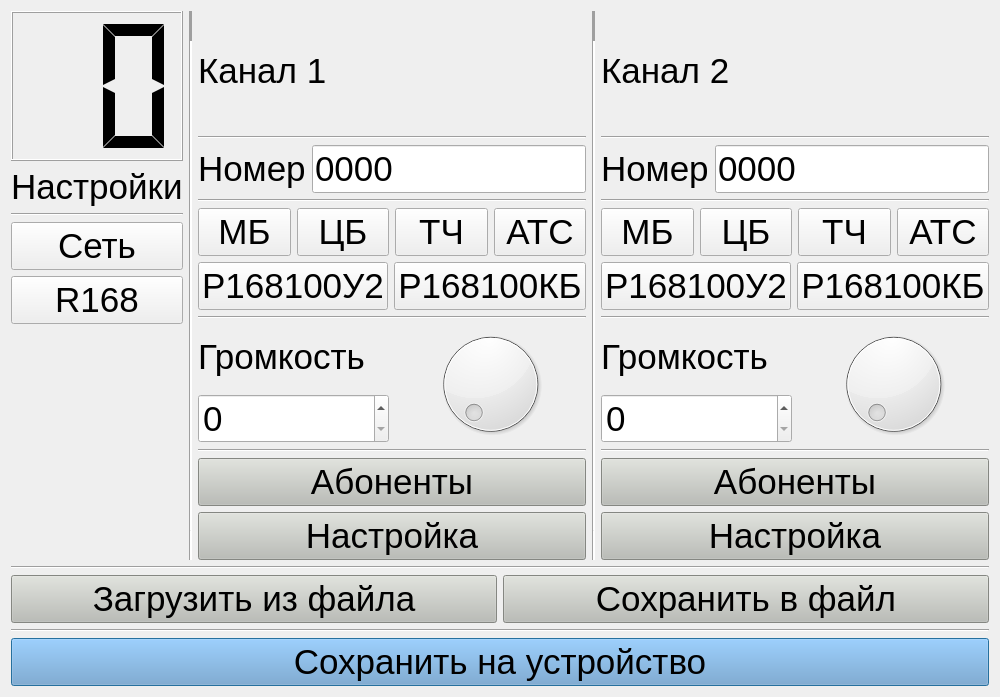
<?xml version="1.0" encoding="UTF-8"?>
<ui version="4.0">
 <class>MN921Cfg</class>
 <widget class="QDialog" name="MN921Cfg">
  <property name="geometry">
   <rect>
    <x>0</x>
    <y>0</y>
    <width>1000</width>
    <height>697</height>
   </rect>
  </property>
  <property name="minimumSize">
   <size>
    <width>1000</width>
    <height>600</height>
   </size>
  </property>
  <property name="maximumSize">
   <size>
    <width>1000</width>
    <height>768</height>
   </size>
  </property>
  <property name="windowTitle">
   <string>Dialog</string>
  </property>
  <layout class="QVBoxLayout" name="verticalLayout_11">
   <item>
    <layout class="QVBoxLayout" name="verticalLayout_4">
     <item>
      <layout class="QHBoxLayout" name="horizontalLayout">
       <property name="sizeConstraint">
        <enum>QLayout::SetFixedSize</enum>
       </property>
       <item>
        <layout class="QVBoxLayout" name="verticalLayout_2">
         <item>
          <widget class="QLCDNumber" name="posobj">
           <property name="minimumSize">
            <size>
             <width>0</width>
             <height>150</height>
            </size>
           </property>
           <property name="smallDecimalPoint">
            <bool>false</bool>
           </property>
           <property name="digitCount">
            <number>2</number>
           </property>
           <property name="segmentStyle">
            <enum>QLCDNumber::Flat</enum>
           </property>
           <property name="intValue" stdset="0">
            <number>0</number>
           </property>
          </widget>
         </item>
         <item>
          <widget class="QLabel" name="label">
           <property name="font">
            <font>
             <pointsize>26</pointsize>
            </font>
           </property>
           <property name="text">
            <string>Настройки</string>
           </property>
          </widget>
         </item>
         <item>
          <widget class="Line" name="line_11">
           <property name="orientation">
            <enum>Qt::Horizontal</enum>
           </property>
          </widget>
         </item>
         <item>
          <widget class="QPushButton" name="netsetting">
           <property name="font">
            <font>
             <pointsize>26</pointsize>
            </font>
           </property>
           <property name="text">
            <string>Сеть</string>
           </property>
           <property name="autoDefault">
            <bool>false</bool>
           </property>
          </widget>
         </item>
         <item>
          <widget class="QPushButton" name="r168seting">
           <property name="font">
            <font>
             <pointsize>26</pointsize>
            </font>
           </property>
           <property name="text">
            <string>R168</string>
           </property>
           <property name="autoDefault">
            <bool>false</bool>
           </property>
          </widget>
         </item>
         <item>
          <spacer name="verticalSpacer">
           <property name="orientation">
            <enum>Qt::Vertical</enum>
           </property>
           <property name="sizeHint" stdset="0">
            <size>
             <width>20</width>
             <height>40</height>
            </size>
           </property>
          </spacer>
         </item>
        </layout>
       </item>
       <item>
        <widget class="Line" name="line">
         <property name="lineWidth">
          <number>30</number>
         </property>
         <property name="orientation">
          <enum>Qt::Vertical</enum>
         </property>
        </widget>
       </item>
       <item>
        <layout class="QVBoxLayout" name="verticalLayout_3">
         <item>
          <widget class="QLabel" name="label_2">
           <property name="font">
            <font>
             <pointsize>26</pointsize>
            </font>
           </property>
           <property name="text">
            <string>Канал 1</string>
           </property>
          </widget>
         </item>
         <item>
          <widget class="Line" name="line_12">
           <property name="orientation">
            <enum>Qt::Horizontal</enum>
           </property>
          </widget>
         </item>
         <item>
          <layout class="QHBoxLayout" name="horizontalLayout_3">
           <item>
            <widget class="QLabel" name="label_4">
             <property name="font">
              <font>
               <pointsize>26</pointsize>
              </font>
             </property>
             <property name="text">
              <string>Номер</string>
             </property>
            </widget>
           </item>
           <item>
            <widget class="QLineEdit" name="channel_1_sipnum">
             <property name="font">
              <font>
               <pointsize>26</pointsize>
              </font>
             </property>
             <property name="inputMask">
              <string>9999</string>
             </property>
             <property name="text">
              <string>0000</string>
             </property>
            </widget>
           </item>
          </layout>
         </item>
         <item>
          <widget class="Line" name="line_9">
           <property name="orientation">
            <enum>Qt::Horizontal</enum>
           </property>
          </widget>
         </item>
         <item>
          <layout class="QHBoxLayout" name="horizontalLayout_8">
           <item>
            <widget class="QPushButton" name="mb_ch1">
             <property name="font">
              <font>
               <pointsize>26</pointsize>
              </font>
             </property>
             <property name="text">
              <string>МБ</string>
             </property>
             <property name="checkable">
              <bool>true</bool>
             </property>
             <property name="checked">
              <bool>false</bool>
             </property>
             <property name="autoExclusive">
              <bool>false</bool>
             </property>
             <property name="autoDefault">
              <bool>false</bool>
             </property>
             <property name="default">
              <bool>false</bool>
             </property>
             <property name="flat">
              <bool>false</bool>
             </property>
            </widget>
           </item>
           <item>
            <widget class="QPushButton" name="cb_ch1">
             <property name="font">
              <font>
               <pointsize>26</pointsize>
              </font>
             </property>
             <property name="text">
              <string>ЦБ</string>
             </property>
             <property name="checkable">
              <bool>true</bool>
             </property>
             <property name="autoDefault">
              <bool>false</bool>
             </property>
             <property name="default">
              <bool>true</bool>
             </property>
             <property name="flat">
              <bool>false</bool>
             </property>
            </widget>
           </item>
           <item>
            <widget class="QPushButton" name="tch_ch1">
             <property name="font">
              <font>
               <pointsize>26</pointsize>
              </font>
             </property>
             <property name="text">
              <string>ТЧ</string>
             </property>
             <property name="checkable">
              <bool>true</bool>
             </property>
             <property name="autoDefault">
              <bool>false</bool>
             </property>
            </widget>
           </item>
           <item>
            <widget class="QPushButton" name="ats_ch1">
             <property name="font">
              <font>
               <pointsize>26</pointsize>
              </font>
             </property>
             <property name="text">
              <string>АТС</string>
             </property>
             <property name="checkable">
              <bool>true</bool>
             </property>
             <property name="autoDefault">
              <bool>false</bool>
             </property>
            </widget>
           </item>
          </layout>
         </item>
         <item>
          <layout class="QHBoxLayout" name="horizontalLayout_7">
           <item>
            <widget class="QPushButton" name="r168_ch1">
             <property name="font">
              <font>
               <pointsize>26</pointsize>
              </font>
             </property>
             <property name="text">
              <string>Р168100У2</string>
             </property>
             <property name="checkable">
              <bool>true</bool>
             </property>
             <property name="autoDefault">
              <bool>false</bool>
             </property>
            </widget>
           </item>
           <item>
            <widget class="QPushButton" name="r168100kb_ch1">
             <property name="font">
              <font>
               <pointsize>26</pointsize>
              </font>
             </property>
             <property name="text">
              <string>Р168100КБ</string>
             </property>
             <property name="checkable">
              <bool>true</bool>
             </property>
             <property name="autoDefault">
              <bool>false</bool>
             </property>
            </widget>
           </item>
          </layout>
         </item>
         <item>
          <widget class="Line" name="line_7">
           <property name="orientation">
            <enum>Qt::Horizontal</enum>
           </property>
          </widget>
         </item>
         <item>
          <layout class="QHBoxLayout" name="horizontalLayout_11">
           <item>
            <layout class="QVBoxLayout" name="verticalLayout_6">
             <item>
              <widget class="QLabel" name="label_6">
               <property name="font">
                <font>
                 <pointsize>26</pointsize>
                </font>
               </property>
               <property name="text">
                <string>Громкость</string>
               </property>
              </widget>
             </item>
             <item>
              <widget class="QSpinBox" name="gr_spin1">
               <property name="font">
                <font>
                 <pointsize>26</pointsize>
                </font>
               </property>
               <property name="buttonSymbols">
                <enum>QAbstractSpinBox::UpDownArrows</enum>
               </property>
               <property name="showGroupSeparator" stdset="0">
                <bool>false</bool>
               </property>
               <property name="maximum">
                <number>8</number>
               </property>
              </widget>
             </item>
            </layout>
           </item>
           <item>
            <widget class="QDial" name="gr_dial1">
             <property name="maximum">
              <number>8</number>
             </property>
             <property name="tracking">
              <bool>false</bool>
             </property>
             <property name="orientation">
              <enum>Qt::Horizontal</enum>
             </property>
             <property name="invertedControls">
              <bool>false</bool>
             </property>
            </widget>
           </item>
          </layout>
         </item>
         <item>
          <widget class="Line" name="line_5">
           <property name="orientation">
            <enum>Qt::Horizontal</enum>
           </property>
          </widget>
         </item>
         <item>
          <widget class="QPushButton" name="setabonent_1">
           <property name="font">
            <font>
             <pointsize>26</pointsize>
            </font>
           </property>
           <property name="styleSheet">
            <string notr="true">background-color: rgb(186, 189, 182);</string>
           </property>
           <property name="text">
            <string>Абоненты</string>
           </property>
           <property name="autoDefault">
            <bool>false</bool>
           </property>
          </widget>
         </item>
         <item>
          <widget class="QPushButton" name="setch_1">
           <property name="font">
            <font>
             <pointsize>26</pointsize>
            </font>
           </property>
           <property name="styleSheet">
            <string notr="true">background-color: rgb(186, 189, 182);</string>
           </property>
           <property name="text">
            <string>Настройка</string>
           </property>
           <property name="autoDefault">
            <bool>false</bool>
           </property>
          </widget>
         </item>
        </layout>
       </item>
       <item>
        <widget class="Line" name="line_2">
         <property name="lineWidth">
          <number>30</number>
         </property>
         <property name="orientation">
          <enum>Qt::Vertical</enum>
         </property>
        </widget>
       </item>
       <item>
        <layout class="QVBoxLayout" name="verticalLayout">
         <item>
          <widget class="QLabel" name="label_3">
           <property name="font">
            <font>
             <pointsize>26</pointsize>
            </font>
           </property>
           <property name="text">
            <string>Канал 2</string>
           </property>
          </widget>
         </item>
         <item>
          <widget class="Line" name="line_13">
           <property name="orientation">
            <enum>Qt::Horizontal</enum>
           </property>
          </widget>
         </item>
         <item>
          <layout class="QHBoxLayout" name="horizontalLayout_5">
           <item>
            <widget class="QLabel" name="label_5">
             <property name="font">
              <font>
               <pointsize>26</pointsize>
              </font>
             </property>
             <property name="text">
              <string>Номер</string>
             </property>
            </widget>
           </item>
           <item>
            <widget class="QLineEdit" name="channel_2_sipnum">
             <property name="font">
              <font>
               <pointsize>26</pointsize>
              </font>
             </property>
             <property name="inputMask">
              <string>9999</string>
             </property>
             <property name="text">
              <string>0000</string>
             </property>
            </widget>
           </item>
          </layout>
         </item>
         <item>
          <widget class="Line" name="line_10">
           <property name="orientation">
            <enum>Qt::Horizontal</enum>
           </property>
          </widget>
         </item>
         <item>
          <layout class="QHBoxLayout" name="horizontalLayout_9">
           <item>
            <widget class="QPushButton" name="mb_ch2">
             <property name="font">
              <font>
               <pointsize>26</pointsize>
              </font>
             </property>
             <property name="text">
              <string>МБ</string>
             </property>
             <property name="checkable">
              <bool>true</bool>
             </property>
             <property name="checked">
              <bool>false</bool>
             </property>
             <property name="autoDefault">
              <bool>false</bool>
             </property>
            </widget>
           </item>
           <item>
            <widget class="QPushButton" name="cb_ch2">
             <property name="font">
              <font>
               <pointsize>26</pointsize>
              </font>
             </property>
             <property name="text">
              <string>ЦБ</string>
             </property>
             <property name="checkable">
              <bool>true</bool>
             </property>
             <property name="autoDefault">
              <bool>false</bool>
             </property>
            </widget>
           </item>
           <item>
            <widget class="QPushButton" name="tch_ch2">
             <property name="font">
              <font>
               <pointsize>26</pointsize>
              </font>
             </property>
             <property name="text">
              <string>ТЧ</string>
             </property>
             <property name="checkable">
              <bool>true</bool>
             </property>
             <property name="autoDefault">
              <bool>false</bool>
             </property>
            </widget>
           </item>
           <item>
            <widget class="QPushButton" name="ats_ch2">
             <property name="font">
              <font>
               <pointsize>26</pointsize>
              </font>
             </property>
             <property name="text">
              <string>АТС</string>
             </property>
             <property name="checkable">
              <bool>true</bool>
             </property>
             <property name="autoDefault">
              <bool>false</bool>
             </property>
            </widget>
           </item>
          </layout>
         </item>
         <item>
          <layout class="QHBoxLayout" name="horizontalLayout_10">
           <item>
            <widget class="QPushButton" name="r168_ch2">
             <property name="font">
              <font>
               <pointsize>26</pointsize>
              </font>
             </property>
             <property name="text">
              <string>Р168100У2</string>
             </property>
             <property name="checkable">
              <bool>true</bool>
             </property>
             <property name="autoDefault">
              <bool>false</bool>
             </property>
            </widget>
           </item>
           <item>
            <widget class="QPushButton" name="r168100kb_ch2">
             <property name="font">
              <font>
               <pointsize>26</pointsize>
              </font>
             </property>
             <property name="text">
              <string>Р168100КБ</string>
             </property>
             <property name="checkable">
              <bool>true</bool>
             </property>
             <property name="autoDefault">
              <bool>false</bool>
             </property>
            </widget>
           </item>
          </layout>
         </item>
         <item>
          <widget class="Line" name="line_8">
           <property name="orientation">
            <enum>Qt::Horizontal</enum>
           </property>
          </widget>
         </item>
         <item>
          <layout class="QHBoxLayout" name="horizontalLayout_12">
           <item>
            <layout class="QVBoxLayout" name="verticalLayout_7">
             <item>
              <widget class="QLabel" name="label_7">
               <property name="font">
                <font>
                 <pointsize>26</pointsize>
                </font>
               </property>
               <property name="text">
                <string>Громкость</string>
               </property>
              </widget>
             </item>
             <item>
              <widget class="QSpinBox" name="gr_spin2">
               <property name="font">
                <font>
                 <pointsize>26</pointsize>
                </font>
               </property>
               <property name="maximum">
                <number>8</number>
               </property>
              </widget>
             </item>
            </layout>
           </item>
           <item>
            <widget class="QDial" name="gr_dial2">
             <property name="maximum">
              <number>8</number>
             </property>
            </widget>
           </item>
          </layout>
         </item>
         <item>
          <widget class="Line" name="line_6">
           <property name="orientation">
            <enum>Qt::Horizontal</enum>
           </property>
          </widget>
         </item>
         <item>
          <widget class="QPushButton" name="setabonent_2">
           <property name="font">
            <font>
             <pointsize>26</pointsize>
            </font>
           </property>
           <property name="styleSheet">
            <string notr="true">background-color: rgb(186, 189, 182);</string>
           </property>
           <property name="text">
            <string>Абоненты</string>
           </property>
           <property name="autoDefault">
            <bool>false</bool>
           </property>
          </widget>
         </item>
         <item>
          <widget class="QPushButton" name="setch_2">
           <property name="font">
            <font>
             <pointsize>26</pointsize>
            </font>
           </property>
           <property name="styleSheet">
            <string notr="true">background-color: rgb(186, 189, 182);</string>
           </property>
           <property name="text">
            <string>Настройка</string>
           </property>
           <property name="autoDefault">
            <bool>false</bool>
           </property>
          </widget>
         </item>
        </layout>
       </item>
      </layout>
     </item>
     <item>
      <widget class="Line" name="line_4">
       <property name="orientation">
        <enum>Qt::Horizontal</enum>
       </property>
      </widget>
     </item>
     <item>
      <layout class="QHBoxLayout" name="horizontalLayout_6">
       <item>
        <widget class="QPushButton" name="loadfromfile">
         <property name="font">
          <font>
           <pointsize>26</pointsize>
          </font>
         </property>
         <property name="styleSheet">
          <string notr="true">background-color: rgb(186, 189, 182);</string>
         </property>
         <property name="text">
          <string>Загрузить из файла</string>
         </property>
        </widget>
       </item>
       <item>
        <widget class="QPushButton" name="savetofile">
         <property name="font">
          <font>
           <pointsize>26</pointsize>
          </font>
         </property>
         <property name="styleSheet">
          <string notr="true">background-color: rgb(186, 189, 182);</string>
         </property>
         <property name="text">
          <string>Сохранить в файл</string>
         </property>
        </widget>
       </item>
      </layout>
     </item>
     <item>
      <widget class="Line" name="line_3">
       <property name="orientation">
        <enum>Qt::Horizontal</enum>
       </property>
      </widget>
     </item>
     <item>
      <widget class="QPushButton" name="savetodevice">
       <property name="font">
        <font>
         <pointsize>26</pointsize>
        </font>
       </property>
       <property name="styleSheet">
        <string notr="true">background-color: rgb(114, 159, 207);</string>
       </property>
       <property name="text">
        <string>Сохранить на устройство</string>
       </property>
       <property name="autoDefault">
        <bool>false</bool>
       </property>
       <property name="default">
        <bool>true</bool>
       </property>
      </widget>
     </item>
    </layout>
   </item>
  </layout>
 </widget>
 <resources/>
 <connections/>
</ui>
